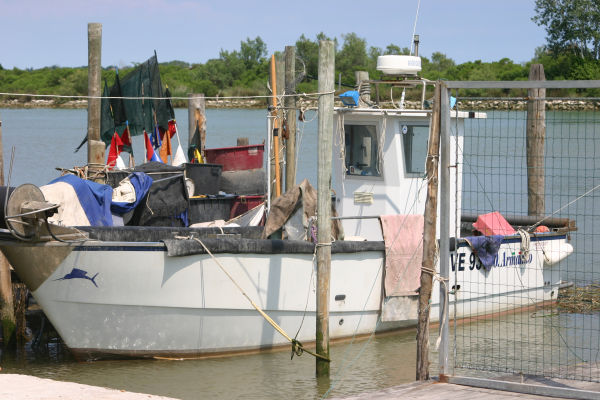
#> input picture image-properties/boat.jpg, 600 x 400 px
$ python image-stats.py
#> lines starting #> are read from the running program, lines starting #| are printed output that depends on the picture; long printed decimals are rounded
# Author:  Martin McBride
# Created: 2021-08-21
# Copyright (C) 2021, Martin McBride
# License: MIT

# Print the statistics of an image
# matplotlib is only used to plot the histogram, comment it out of you don't want to use it.

from PIL import Image, ImageStat
import matplotlib.pyplot as plot

jpeg_image = Image.open('boat.jpg')
#> jpeg_image is the input picture: PIL image 600x400 RGB; mean R, G, B 143.2, 144.1, 140.7

## Histogram
histogram = jpeg_image.histogram()
#> histogram = 768 values, max 5235 at index 737, min 0 at index 0, mean 937.5
print("Histogram length:", len(histogram))  # 768
#| Histogram length: 768
print("Histogram:", histogram[:256])        # [0, 0, 2, ... 1057]
#> (printed output is left out)
print("Histogram:", histogram[256:512])     # [5, 2, 3, ... 91]
#> (printed output is left out)
print("Histogram:", histogram[512:])        # [45, 12, 8, ... 129]
#> (printed output is left out)

greyscale_image = jpeg_image.convert('L')
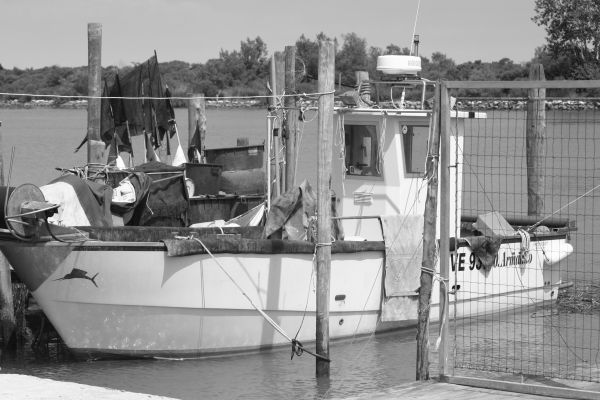
#> greyscale_image: PIL image 600x400 L; min 4, max 255, mean 143.5
histogram = greyscale_image.histogram()
#> histogram = 256 values, max 4554 at index 192, min 0 at index 0, mean 937.5
print("Histogram length:", len(histogram))  # 256
#| Histogram length: 256
print("Histogram:", histogram)              # [0, 0, 0, ... 41]
#> (printed output is left out)

plot.plot(histogram)
plot.savefig("histogram.png")
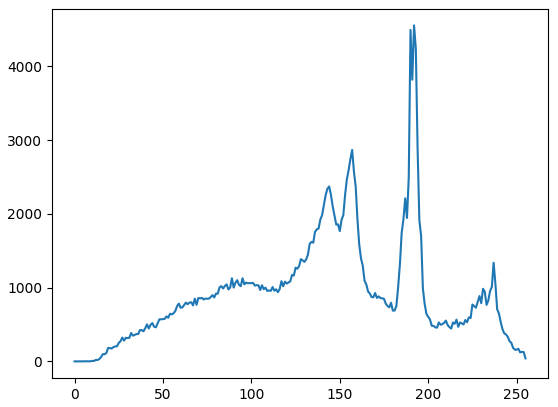
#> figure drawn by matplotlib, 1 panel; curve peaks at x = 192, y = 4554

## Other image stats
print("Extrema:", greyscale_image.getextrema())  # (4, 255)
#| Extrema: (4, 255)
print("Extrema:", jpeg_image.getextrema())       # ((2, 255), (0, 255), (0, 255))
#| Extrema: ((2, 255), (0, 255), (0, 255))
print("Entropy:", jpeg_image.entropy())          # 9.21637999047619
#| Entropy: 9.216

## ImageStat module

stat = ImageStat.Stat(jpeg_image)
print("stat.extrema", stat.extrema) # [(2, 255), (0, 255), (0, 255)]
#| stat.extrema [(2, 255), (0, 255), (0, 255)]
print("stat.count", stat.count)     # [240000, 240000, 240000]
#| stat.count [240000, 240000, 240000]
print("stat.sum", stat.sum)         # [34365232.0, 34592832.0, 33760460.0]
#| stat.sum [34365232.0, 34592831.0, 33760460.0]
print("stat.sum2", stat.sum2)       # [5623187660.0, 5659892442.0, 5688740626.0]
#| stat.sum2 [5623187660.0, 5659892127.0, 5688740626.0]
print("stat.mean", stat.mean)       # [143.18846666666667, 144.1368, 140.66858333333334]
#| stat.mean [143.188, 144.137, 140.669]
print("stat.median", stat.median)   # [145, 148, 144]
#| stat.median [145, 148, 144]
print("stat.rms", stat.rms)         # [153.0684441135185, 153.56720084379998, 153.95806552976256]
#| stat.rms [153.068, 153.567, 153.958]
print("stat.var", stat.var)         # [2927.011596982221, 2807.468060760001, 3915.4356046597204]
#| stat.var [2927.012, 2807.468, 3915.436]
print("stat.stddev", stat.stddev)   # [54.101863156292694, 52.98554577203109, 62.57344168782568]
#| stat.stddev [54.102, 52.986, 62.573]
